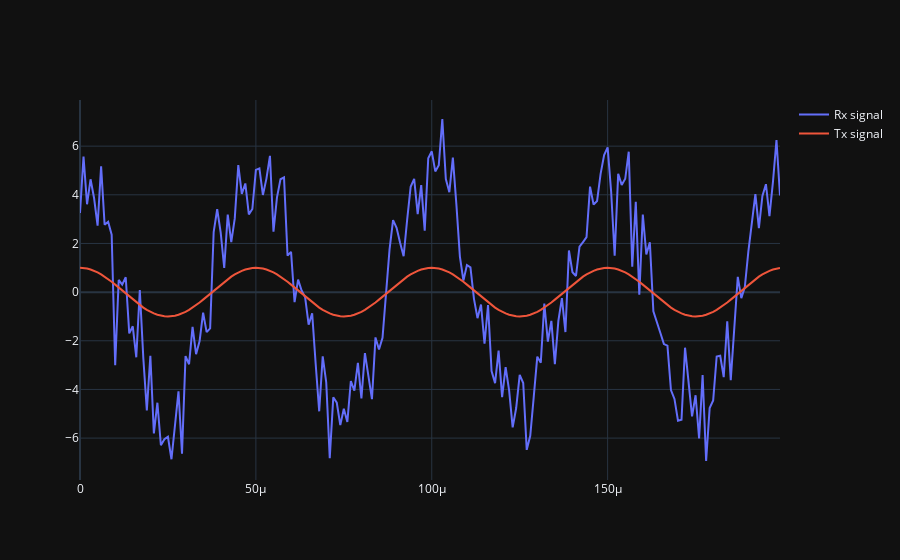

Write notebook code for a chart like this one.
### Markdown cell above
# Create beam from 3 receivers

### Code cell
X_weighted = beamforming.beamforming(rx_signals, steering_vectors)
print(X_weighted.shape) # 1x10000

if use_matplotlib:
    plt.plot(np.asarray(X_weighted).squeeze().real[0:200], label="Rx signal") # the asarray and squeeze are just annoyances we have to do because we came from a matrix
    plt.plot(np.asarray(tx_signal).squeeze().real[0:200], label="Tx signal")
    plt.legend()
    plt.show()
else:
    fig = go.Figure()
    fig.add_trace(go.Scatter(x=t[0:200], y=np.asarray(X_weighted).squeeze().real[0:200], mode='lines', name="Rx signal"))
    fig.add_trace(go.Scatter(x=t[0:200], y=np.asarray(tx_signal).squeeze().real[0:200], mode='lines', name="Tx signal"))
    fig.update_layout(template="plotly_dark")
    fig.show()

### Figure 1 — Plotly figure (JSON) as saved in the notebook; plotly's stock layout.template omitted (floating-point values rounded to 4 significant figures; data arrays with more than 128 entries replaced by an {"elided": "..."} marker saying what was removed)
{"data": [{"mode": "lines", "name": "Rx signal", "type": "scatter", "x": {"elided": "200 float values"}, "y": {"elided": "200 float values"}}, {"mode": "lines", "name": "Tx signal", "type": "scatter", "x": {"elided": "200 float values"}, "y": {"elided": "200 float values"}}], "layout": {}}
